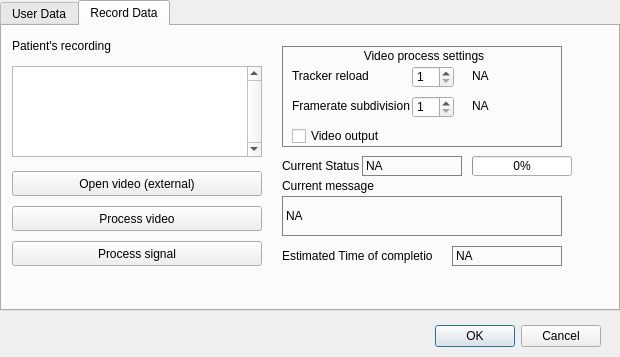
<?xml version="1.0" encoding="UTF-8"?>
<ui version="4.0">
 <class>patientBase</class>
 <widget class="QDialog" name="patientBase">
  <property name="geometry">
   <rect>
    <x>0</x>
    <y>0</y>
    <width>620</width>
    <height>357</height>
   </rect>
  </property>
  <property name="windowTitle">
   <string>Search database</string>
  </property>
  <widget class="QDialogButtonBox" name="buttonBox">
   <property name="geometry">
    <rect>
     <x>430</x>
     <y>320</y>
     <width>171</width>
     <height>32</height>
    </rect>
   </property>
   <property name="orientation">
    <enum>Qt::Horizontal</enum>
   </property>
   <property name="standardButtons">
    <set>QDialogButtonBox::Cancel|QDialogButtonBox::Ok</set>
   </property>
  </widget>
  <widget class="QTabWidget" name="tabWidget">
   <property name="geometry">
    <rect>
     <x>0</x>
     <y>0</y>
     <width>620</width>
     <height>311</height>
    </rect>
   </property>
   <property name="styleSheet">
    <string notr="true">QGroupBox
{
border: 1px solid gray;
}

QGroupBox::title
{
subcontrol-origin: margin;
subcontrol-position: top center;
top: 3px;
}</string>
   </property>
   <property name="currentIndex">
    <number>1</number>
   </property>
   <widget class="QWidget" name="tabUser">
    <attribute name="title">
     <string>User Data</string>
    </attribute>
    <widget class="QLabel" name="labelSbjList">
     <property name="geometry">
      <rect>
       <x>10</x>
       <y>10</y>
       <width>91</width>
       <height>20</height>
      </rect>
     </property>
     <property name="text">
      <string>Patients list</string>
     </property>
    </widget>
    <widget class="QPushButton" name="ptAccessButton">
     <property name="geometry">
      <rect>
       <x>10</x>
       <y>140</y>
       <width>250</width>
       <height>25</height>
      </rect>
     </property>
     <property name="text">
      <string>Access patient data</string>
     </property>
    </widget>
    <widget class="QListView" name="ptListView">
     <property name="geometry">
      <rect>
       <x>10</x>
       <y>40</y>
       <width>250</width>
       <height>91</height>
      </rect>
     </property>
     <property name="verticalScrollBarPolicy">
      <enum>Qt::ScrollBarAlwaysOn</enum>
     </property>
    </widget>
    <widget class="QPushButton" name="ptEditButton">
     <property name="geometry">
      <rect>
       <x>10</x>
       <y>170</y>
       <width>250</width>
       <height>25</height>
      </rect>
     </property>
     <property name="text">
      <string>Edit patient data</string>
     </property>
    </widget>
    <widget class="QTabWidget" name="tabTreatment">
     <property name="geometry">
      <rect>
       <x>270</x>
       <y>114</y>
       <width>321</width>
       <height>141</height>
      </rect>
     </property>
     <property name="currentIndex">
      <number>0</number>
     </property>
     <widget class="QWidget" name="tabRhy">
      <attribute name="title">
       <string>Rhythm</string>
      </attribute>
      <widget class="QLabel" name="labelFrom_r">
       <property name="geometry">
        <rect>
         <x>10</x>
         <y>40</y>
         <width>60</width>
         <height>20</height>
        </rect>
       </property>
       <property name="text">
        <string>From</string>
       </property>
       <property name="alignment">
        <set>Qt::AlignRight|Qt::AlignTrailing|Qt::AlignVCenter</set>
       </property>
      </widget>
      <widget class="QLabel" name="labelValueDose_r">
       <property name="geometry">
        <rect>
         <x>80</x>
         <y>70</y>
         <width>230</width>
         <height>20</height>
        </rect>
       </property>
       <property name="styleSheet">
        <string notr="true">border : 1px solid black</string>
       </property>
       <property name="text">
        <string>Drug dosage</string>
       </property>
       <property name="alignment">
        <set>Qt::AlignCenter</set>
       </property>
      </widget>
      <widget class="QLabel" name="labelValueType_r">
       <property name="geometry">
        <rect>
         <x>10</x>
         <y>10</y>
         <width>300</width>
         <height>20</height>
        </rect>
       </property>
       <property name="styleSheet">
        <string notr="true">border: 1px solid black</string>
       </property>
       <property name="text">
        <string>Drug treatment</string>
       </property>
       <property name="alignment">
        <set>Qt::AlignCenter</set>
       </property>
      </widget>
      <widget class="QLabel" name="labelValueFrom_r">
       <property name="geometry">
        <rect>
         <x>80</x>
         <y>40</y>
         <width>230</width>
         <height>20</height>
        </rect>
       </property>
       <property name="styleSheet">
        <string notr="true">border : 1px solid black</string>
       </property>
       <property name="text">
        <string>dd-mm-yyyy</string>
       </property>
       <property name="alignment">
        <set>Qt::AlignCenter</set>
       </property>
      </widget>
      <widget class="QLabel" name="labelDose_r">
       <property name="geometry">
        <rect>
         <x>10</x>
         <y>70</y>
         <width>60</width>
         <height>20</height>
        </rect>
       </property>
       <property name="text">
        <string>Dosage</string>
       </property>
       <property name="alignment">
        <set>Qt::AlignRight|Qt::AlignTrailing|Qt::AlignVCenter</set>
       </property>
      </widget>
     </widget>
     <widget class="QWidget" name="tabFreq">
      <attribute name="title">
       <string>Frequency</string>
      </attribute>
      <widget class="QLabel" name="labelFrom_f">
       <property name="geometry">
        <rect>
         <x>10</x>
         <y>40</y>
         <width>60</width>
         <height>20</height>
        </rect>
       </property>
       <property name="text">
        <string>From</string>
       </property>
       <property name="alignment">
        <set>Qt::AlignRight|Qt::AlignTrailing|Qt::AlignVCenter</set>
       </property>
      </widget>
      <widget class="QLabel" name="labelValueDose_f">
       <property name="geometry">
        <rect>
         <x>80</x>
         <y>70</y>
         <width>230</width>
         <height>20</height>
        </rect>
       </property>
       <property name="styleSheet">
        <string notr="true">border : 1px solid black</string>
       </property>
       <property name="text">
        <string>Drug dosage</string>
       </property>
       <property name="alignment">
        <set>Qt::AlignCenter</set>
       </property>
      </widget>
      <widget class="QLabel" name="labelValueType_f">
       <property name="geometry">
        <rect>
         <x>10</x>
         <y>10</y>
         <width>300</width>
         <height>20</height>
        </rect>
       </property>
       <property name="styleSheet">
        <string notr="true">border: 1px solid black</string>
       </property>
       <property name="text">
        <string>Drug treatment</string>
       </property>
       <property name="alignment">
        <set>Qt::AlignCenter</set>
       </property>
      </widget>
      <widget class="QLabel" name="labelValueFrom_f">
       <property name="geometry">
        <rect>
         <x>80</x>
         <y>40</y>
         <width>230</width>
         <height>20</height>
        </rect>
       </property>
       <property name="styleSheet">
        <string notr="true">border : 1px solid black</string>
       </property>
       <property name="text">
        <string>dd-mm-yyyy</string>
       </property>
       <property name="alignment">
        <set>Qt::AlignCenter</set>
       </property>
      </widget>
      <widget class="QLabel" name="labelDose_f">
       <property name="geometry">
        <rect>
         <x>10</x>
         <y>70</y>
         <width>60</width>
         <height>20</height>
        </rect>
       </property>
       <property name="text">
        <string>Dosage</string>
       </property>
       <property name="alignment">
        <set>Qt::AlignRight|Qt::AlignTrailing|Qt::AlignVCenter</set>
       </property>
      </widget>
     </widget>
     <widget class="QWidget" name="tabAntic">
      <attribute name="title">
       <string>Anticoagulant</string>
      </attribute>
      <widget class="QLabel" name="labelDose_a">
       <property name="geometry">
        <rect>
         <x>10</x>
         <y>70</y>
         <width>60</width>
         <height>20</height>
        </rect>
       </property>
       <property name="text">
        <string>Dosage</string>
       </property>
       <property name="alignment">
        <set>Qt::AlignRight|Qt::AlignTrailing|Qt::AlignVCenter</set>
       </property>
      </widget>
      <widget class="QLabel" name="labelFrom_a">
       <property name="geometry">
        <rect>
         <x>10</x>
         <y>40</y>
         <width>60</width>
         <height>20</height>
        </rect>
       </property>
       <property name="text">
        <string>From</string>
       </property>
       <property name="alignment">
        <set>Qt::AlignRight|Qt::AlignTrailing|Qt::AlignVCenter</set>
       </property>
      </widget>
      <widget class="QLabel" name="labelValueType_a">
       <property name="geometry">
        <rect>
         <x>10</x>
         <y>10</y>
         <width>300</width>
         <height>20</height>
        </rect>
       </property>
       <property name="styleSheet">
        <string notr="true">border: 1px solid black</string>
       </property>
       <property name="text">
        <string>Drug treatment</string>
       </property>
       <property name="alignment">
        <set>Qt::AlignCenter</set>
       </property>
      </widget>
      <widget class="QLabel" name="labelValueFrom_a">
       <property name="geometry">
        <rect>
         <x>80</x>
         <y>40</y>
         <width>230</width>
         <height>20</height>
        </rect>
       </property>
       <property name="styleSheet">
        <string notr="true">border : 1px solid black</string>
       </property>
       <property name="text">
        <string>dd-mm-yyyy</string>
       </property>
       <property name="alignment">
        <set>Qt::AlignCenter</set>
       </property>
      </widget>
      <widget class="QLabel" name="labelValueDose_a">
       <property name="geometry">
        <rect>
         <x>80</x>
         <y>70</y>
         <width>230</width>
         <height>20</height>
        </rect>
       </property>
       <property name="styleSheet">
        <string notr="true">border : 1px solid black</string>
       </property>
       <property name="text">
        <string>Drug dosage</string>
       </property>
       <property name="alignment">
        <set>Qt::AlignCenter</set>
       </property>
      </widget>
     </widget>
    </widget>
    <widget class="QLabel" name="label_2">
     <property name="geometry">
      <rect>
       <x>270</x>
       <y>89</y>
       <width>170</width>
       <height>20</height>
      </rect>
     </property>
     <property name="text">
      <string>Undergoing treatments</string>
     </property>
    </widget>
    <widget class="QLabel" name="labelAFType">
     <property name="geometry">
      <rect>
       <x>270</x>
       <y>64</y>
       <width>70</width>
       <height>20</height>
      </rect>
     </property>
     <property name="text">
      <string>AF Type</string>
     </property>
     <property name="alignment">
      <set>Qt::AlignRight|Qt::AlignTrailing|Qt::AlignVCenter</set>
     </property>
    </widget>
    <widget class="QLabel" name="labelValueAge">
     <property name="geometry">
      <rect>
       <x>350</x>
       <y>34</y>
       <width>100</width>
       <height>20</height>
      </rect>
     </property>
     <property name="styleSheet">
      <string notr="true">border: 1px solid black</string>
     </property>
     <property name="text">
      <string>Age</string>
     </property>
     <property name="alignment">
      <set>Qt::AlignCenter</set>
     </property>
    </widget>
    <widget class="QLabel" name="labelValueSex">
     <property name="geometry">
      <rect>
       <x>510</x>
       <y>34</y>
       <width>70</width>
       <height>20</height>
      </rect>
     </property>
     <property name="styleSheet">
      <string notr="true">border: 1px solid black
</string>
     </property>
     <property name="text">
      <string>Sex</string>
     </property>
     <property name="alignment">
      <set>Qt::AlignCenter</set>
     </property>
    </widget>
    <widget class="QLabel" name="label">
     <property name="geometry">
      <rect>
       <x>270</x>
       <y>34</y>
       <width>70</width>
       <height>20</height>
      </rect>
     </property>
     <property name="text">
      <string>Age</string>
     </property>
     <property name="alignment">
      <set>Qt::AlignRight|Qt::AlignTrailing|Qt::AlignVCenter</set>
     </property>
    </widget>
    <widget class="QLabel" name="labelSex">
     <property name="geometry">
      <rect>
       <x>420</x>
       <y>34</y>
       <width>70</width>
       <height>20</height>
      </rect>
     </property>
     <property name="text">
      <string>Sex</string>
     </property>
     <property name="alignment">
      <set>Qt::AlignRight|Qt::AlignTrailing|Qt::AlignVCenter</set>
     </property>
    </widget>
    <widget class="QLabel" name="labelValueAFType">
     <property name="geometry">
      <rect>
       <x>350</x>
       <y>64</y>
       <width>230</width>
       <height>20</height>
      </rect>
     </property>
     <property name="styleSheet">
      <string notr="true">border: 1px solid black
</string>
     </property>
     <property name="text">
      <string>AF Type</string>
     </property>
     <property name="alignment">
      <set>Qt::AlignCenter</set>
     </property>
    </widget>
    <widget class="QPushButton" name="ptNewButton">
     <property name="geometry">
      <rect>
       <x>10</x>
       <y>200</y>
       <width>250</width>
       <height>25</height>
      </rect>
     </property>
     <property name="text">
      <string>New patient</string>
     </property>
    </widget>
    <widget class="QPushButton" name="ptDeleteButton">
     <property name="geometry">
      <rect>
       <x>10</x>
       <y>230</y>
       <width>250</width>
       <height>25</height>
      </rect>
     </property>
     <property name="text">
      <string>Delete patient</string>
     </property>
    </widget>
    <widget class="QLabel" name="labelSbjList_2">
     <property name="geometry">
      <rect>
       <x>270</x>
       <y>10</y>
       <width>121</width>
       <height>20</height>
      </rect>
     </property>
     <property name="text">
      <string>Patient overview</string>
     </property>
    </widget>
   </widget>
   <widget class="QWidget" name="tabRecord">
    <attribute name="title">
     <string>Record Data</string>
    </attribute>
    <widget class="QLabel" name="labelRecList">
     <property name="geometry">
      <rect>
       <x>10</x>
       <y>10</y>
       <width>140</width>
       <height>20</height>
      </rect>
     </property>
     <property name="text">
      <string>Patient's recording</string>
     </property>
    </widget>
    <widget class="QListView" name="ptExamListView">
     <property name="geometry">
      <rect>
       <x>10</x>
       <y>40</y>
       <width>250</width>
       <height>91</height>
      </rect>
     </property>
     <property name="verticalScrollBarPolicy">
      <enum>Qt::ScrollBarAlwaysOn</enum>
     </property>
    </widget>
    <widget class="QPushButton" name="videoProcessButton">
     <property name="geometry">
      <rect>
       <x>10</x>
       <y>180</y>
       <width>250</width>
       <height>25</height>
      </rect>
     </property>
     <property name="text">
      <string>Process video</string>
     </property>
    </widget>
    <widget class="QPushButton" name="sigButton">
     <property name="geometry">
      <rect>
       <x>10</x>
       <y>215</y>
       <width>250</width>
       <height>25</height>
      </rect>
     </property>
     <property name="text">
      <string>Process signal</string>
     </property>
    </widget>
    <widget class="QGroupBox" name="vidSetBox">
     <property name="geometry">
      <rect>
       <x>280</x>
       <y>20</y>
       <width>280</width>
       <height>101</height>
      </rect>
     </property>
     <property name="title">
      <string>Video process settings</string>
     </property>
     <widget class="QLabel" name="label_3">
      <property name="geometry">
       <rect>
        <x>10</x>
        <y>20</y>
        <width>80</width>
        <height>20</height>
       </rect>
      </property>
      <property name="text">
       <string>Tracker reload</string>
      </property>
      <property name="alignment">
       <set>Qt::AlignLeading|Qt::AlignLeft|Qt::AlignVCenter</set>
      </property>
     </widget>
     <widget class="QLabel" name="label_4">
      <property name="geometry">
       <rect>
        <x>10</x>
        <y>50</y>
        <width>120</width>
        <height>20</height>
       </rect>
      </property>
      <property name="text">
       <string>Framerate subdivision</string>
      </property>
     </widget>
     <widget class="QSpinBox" name="spinReload">
      <property name="geometry">
       <rect>
        <x>130</x>
        <y>20</y>
        <width>42</width>
        <height>22</height>
       </rect>
      </property>
      <property name="minimum">
       <number>1</number>
      </property>
      <property name="maximum">
       <number>10</number>
      </property>
     </widget>
     <widget class="QLabel" name="labelReloadTime">
      <property name="geometry">
       <rect>
        <x>190</x>
        <y>20</y>
        <width>60</width>
        <height>20</height>
       </rect>
      </property>
      <property name="text">
       <string>NA</string>
      </property>
     </widget>
     <widget class="QSpinBox" name="spinTracker">
      <property name="geometry">
       <rect>
        <x>130</x>
        <y>50</y>
        <width>42</width>
        <height>22</height>
       </rect>
      </property>
      <property name="minimum">
       <number>1</number>
      </property>
      <property name="maximum">
       <number>10</number>
      </property>
     </widget>
     <widget class="QLabel" name="labelTrackerFps">
      <property name="geometry">
       <rect>
        <x>190</x>
        <y>50</y>
        <width>60</width>
        <height>20</height>
       </rect>
      </property>
      <property name="text">
       <string>NA</string>
      </property>
     </widget>
     <widget class="QCheckBox" name="vidOutCheck">
      <property name="geometry">
       <rect>
        <x>10</x>
        <y>80</y>
        <width>120</width>
        <height>20</height>
       </rect>
      </property>
      <property name="text">
       <string>Video output</string>
      </property>
      <property name="tristate">
       <bool>false</bool>
      </property>
     </widget>
    </widget>
    <widget class="QPushButton" name="openVideoButton">
     <property name="geometry">
      <rect>
       <x>10</x>
       <y>145</y>
       <width>250</width>
       <height>25</height>
      </rect>
     </property>
     <property name="text">
      <string>Open video (external)</string>
     </property>
    </widget>
    <widget class="QLabel" name="label_5">
     <property name="geometry">
      <rect>
       <x>280</x>
       <y>130</y>
       <width>100</width>
       <height>20</height>
      </rect>
     </property>
     <property name="text">
      <string>Current Status</string>
     </property>
    </widget>
    <widget class="QLabel" name="executionLabel">
     <property name="geometry">
      <rect>
       <x>360</x>
       <y>130</y>
       <width>100</width>
       <height>20</height>
      </rect>
     </property>
     <property name="styleSheet">
      <string notr="true">border: 1px solid gray
</string>
     </property>
     <property name="text">
      <string>NA</string>
     </property>
    </widget>
    <widget class="QProgressBar" name="executionProgress">
     <property name="geometry">
      <rect>
       <x>470</x>
       <y>130</y>
       <width>100</width>
       <height>20</height>
      </rect>
     </property>
     <property name="value">
      <number>0</number>
     </property>
     <property name="invertedAppearance">
      <bool>false</bool>
     </property>
    </widget>
    <widget class="QLabel" name="label_6">
     <property name="geometry">
      <rect>
       <x>280</x>
       <y>150</y>
       <width>100</width>
       <height>20</height>
      </rect>
     </property>
     <property name="text">
      <string>Current message</string>
     </property>
    </widget>
    <widget class="QLabel" name="outputLabel">
     <property name="geometry">
      <rect>
       <x>280</x>
       <y>170</y>
       <width>280</width>
       <height>40</height>
      </rect>
     </property>
     <property name="styleSheet">
      <string notr="true">border: 1px solid gray
</string>
     </property>
     <property name="text">
      <string>NA</string>
     </property>
    </widget>
    <widget class="QLabel" name="label_7">
     <property name="geometry">
      <rect>
       <x>280</x>
       <y>220</y>
       <width>150</width>
       <height>20</height>
      </rect>
     </property>
     <property name="text">
      <string>Estimated Time of completion</string>
     </property>
    </widget>
    <widget class="QLabel" name="etaLabel">
     <property name="geometry">
      <rect>
       <x>450</x>
       <y>220</y>
       <width>110</width>
       <height>20</height>
      </rect>
     </property>
     <property name="styleSheet">
      <string notr="true">border: 1px solid gray</string>
     </property>
     <property name="text">
      <string>NA</string>
     </property>
    </widget>
   </widget>
  </widget>
  <zorder>tabWidget</zorder>
  <zorder>buttonBox</zorder>
 </widget>
 <resources/>
 <connections>
  <connection>
   <sender>buttonBox</sender>
   <signal>accepted()</signal>
   <receiver>patientBase</receiver>
   <slot>accept()</slot>
   <hints>
    <hint type="sourcelabel">
     <x>248</x>
     <y>254</y>
    </hint>
    <hint type="destinationlabel">
     <x>157</x>
     <y>274</y>
    </hint>
   </hints>
  </connection>
  <connection>
   <sender>buttonBox</sender>
   <signal>rejected()</signal>
   <receiver>patientBase</receiver>
   <slot>reject()</slot>
   <hints>
    <hint type="sourcelabel">
     <x>316</x>
     <y>260</y>
    </hint>
    <hint type="destinationlabel">
     <x>286</x>
     <y>274</y>
    </hint>
   </hints>
  </connection>
 </connections>
</ui>
